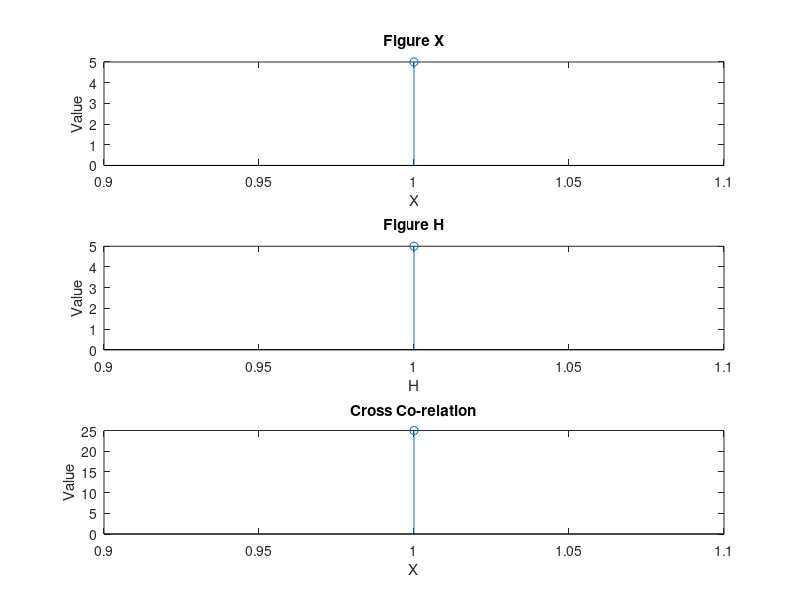

This chart was generated by the following MATLAB code:
x=input('Enter value of x: ');
h=input('Enter value of impulse sequence: ');
N1=length(x);
N2=length(h);
subplot(3,1,1);
stem(x);
xlabel('X');
ylabel('Value');
title('Figure X');
   for k=1:N2
     m(k)=h(N2-k+1);
   end
   subplot(3,1,2);
stem(m);
xlabel('H');
ylabel('Value');
title('Figure H');
   X=[x,zeros(1,N2)];
   H=[m,zeros(1,N1)];
   for i=1:N1+N2-1
        y(i)=0;
        for j=1:N1
          if(i+1-j>0)
          y(i)=y(i)+X(j)*H(i+1-j);
          end
        end
   end
 subplot(3,1,3);
stem(y);
xlabel('X');
ylabel('Value');
title('Cross Co-relation');
